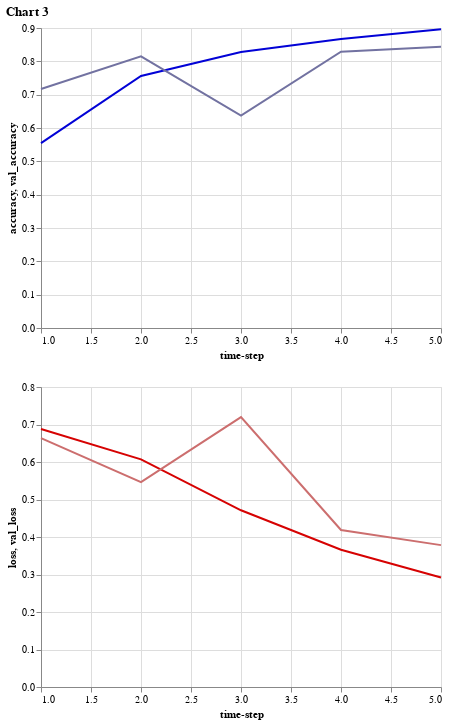

This figure's notebook cell:
### Markdown cell above
We obtained a **training accuracy of ~90%** and **validation accuracy of ~84%** (note that different runs may slightly change the results). The top-pane in **Chart 3** shows the training and validation curves for accuracy, whereas the bottom-pane shows the same for the loss. It is clear that the network overfitting the data by the 3rd epoch. This is expected as our architecture is shallow, the training set relatively small, and no regularization method was used.

### Code cell
loss = history.history['loss']
val_loss = history.history['val_loss']
accuracy = history.history['acc']
val_acc = history.history['val_acc']

df = pd.DataFrame({"accuracy":accuracy,
                   "val_accuracy": val_acc,
                   "loss":loss,
                   "val_loss": val_loss,
                   "time-step": np.arange(1, len(accuracy)+1)})

accu = alt.Chart(df).mark_line(color="#0202d6").encode(x="time-step", y="accuracy")
val_accu = alt.Chart(df).mark_line(color="#7272a1").encode(x="time-step", y="val_accuracy")

loss = alt.Chart(df).mark_line(color="#d60202").encode(x="time-step", y="loss")
val_loss = alt.Chart(df).mark_line(color="#cc6e6e").encode(x="time-step", y="val_loss")

((accu  + val_accu)&(loss + val_loss)).properties(title='Chart 3')

### Figure 1 — Vega-Lite specification as saved in the notebook (floating-point values rounded to 4 significant figures)
{"config": {"view": {"continuousWidth": 400, "continuousHeight": 300}}, "vconcat": [{"layer": [{"mark": {"type": "line", "color": "#0202d6"}, "encoding": {"x": {"type": "quantitative", "field": "time-step"}, "y": {"type": "quantitative", "field": "accuracy"}}}, {"mark": {"type": "line", "color": "#7272a1"}, "encoding": {"x": {"type": "quantitative", "field": "time-step"}, "y": {"type": "quantitative", "field": "val_accuracy"}}}]}, {"layer": [{"mark": {"type": "line", "color": "#d60202"}, "encoding": {"x": {"type": "quantitative", "field": "time-step"}, "y": {"type": "quantitative", "field": "loss"}}}, {"mark": {"type": "line", "color": "#cc6e6e"}, "encoding": {"x": {"type": "quantitative", "field": "time-step"}, "y": {"type": "quantitative", "field": "val_loss"}}}]}], "data": {"name": "data-bdebec54e5c79b4012d98fed6d8aeb60"}, "title": "Chart 3", "$schema": "https://vega.github.io/schema/vega-lite/v4.0.2.json", "datasets": {"data-bdebec54e5c79b4012d98fed6d8aeb60": [{"accuracy": 0.5545, "val_accuracy": 0.717, "loss": 0.6878, "val_loss": 0.6636, "time-step": 1}, {"accuracy": 0.756, "val_accuracy": 0.815, "loss": 0.6069, "val_loss": 0.5463, "time-step": 2}, {"accuracy": 0.828, "val_accuracy": 0.637, "loss": 0.4712, "val_loss": 0.7196, "time-step": 3}, {"accuracy": 0.8673, "val_accuracy": 0.829, "loss": 0.3662, "val_loss": 0.4186, "time-step": 4}, {"accuracy": 0.8965, "val_accuracy": 0.844, "loss": 0.2921, "val_loss": 0.3784, "time-step": 5}]}}
